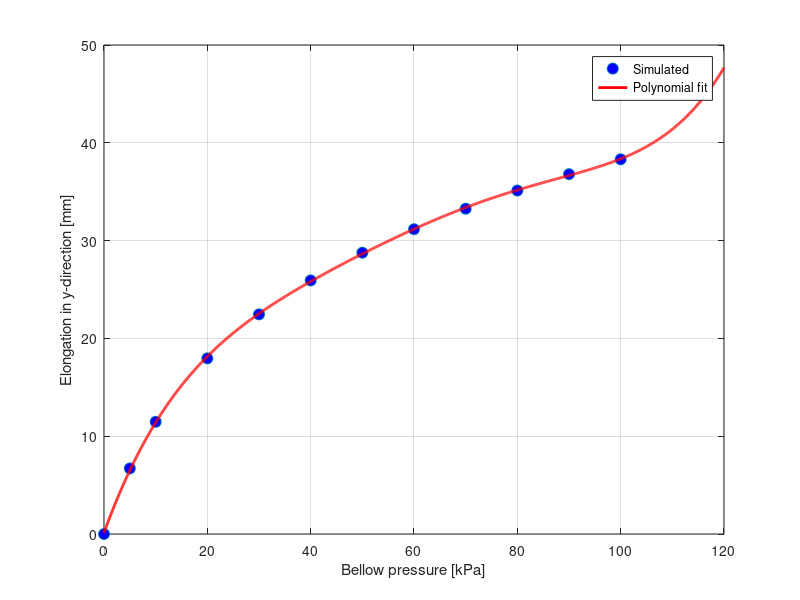

MATLAB code to generate this figure:
clear all;close all;clc;


p =  [0; 5; 10; 20; 30; 40; 50; 60; 70; 80; 90; 100];
x_coord = [0 ; -0.0895 ; -0.1275 ; -0.1238 ;  -0.0765 ; -0.0095 ;  0.0680  ;   0.1524  ;  0.2413  ;  0.3340  ;  0.4298 ;0.5303  ]; 
y_coord = [0 ;  6.7059 ; 11.4679 ; 17.9628 ;  22.4614 ; 25.9270 ;  28.7604 ;  31.1654  ; 33.2600  ;  35.1187 ; 36.7918 ;38.3149];
z_coord = [0 ; -0.0851 ; -0.1297 ; -0.1679 ; -0.1849 ; -0.1958 ; -0.2046  ;  -0.2126  ;  -0.2201 ; -0.2275   ; -0.2348 ;-0.2419];

p_vals = 0:0.05:120;

[a,s] = polyfit(p,y_coord,5);
fit = polyval(a,p_vals);



figure(1)
plot(p,y_coord,'o','MarkerSize',8,'MarkerFaceColor','b')
hold on; grid on; box on;
plot(p_vals,fit,'r','LineWidth',2)
% plot(p_vals,simp_fit,'k','LineWidth',2)
xlabel('Bellow pressure [kPa]')
ylabel('Elongation in y-direction [mm]')
legend('Simulated','Polynomial fit')
